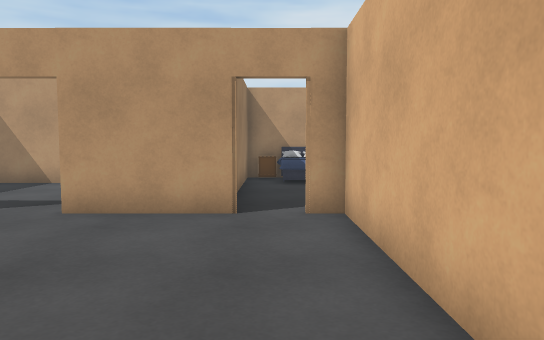
View 1 (above)

15 first-person views from a walk through a 3-D level made in the Unity game engine. The camera is 1.2 m above the floor, tilts 4° down and sees 70° across. The floor is counted in squares, 0.9 m on a side. Each view is taken from the middle of a square. On the plan, view 1 faces up. The plan holds only what a view shows up to about 16 squares ahead; the rest is blank. The player character is not drawn. Door leaves are left out, so doorways stand open. Some surface patterns are stand-ins.

View 2
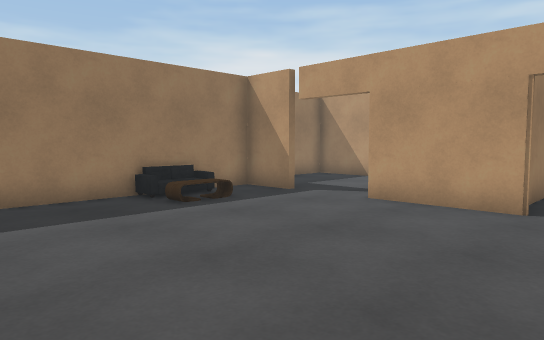

View 3
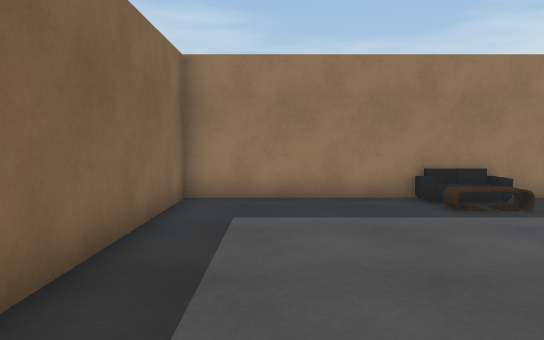

View 4
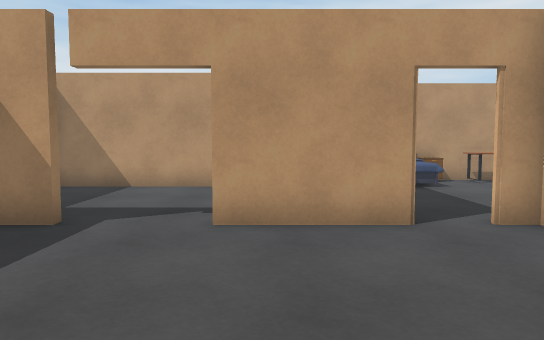

View 5
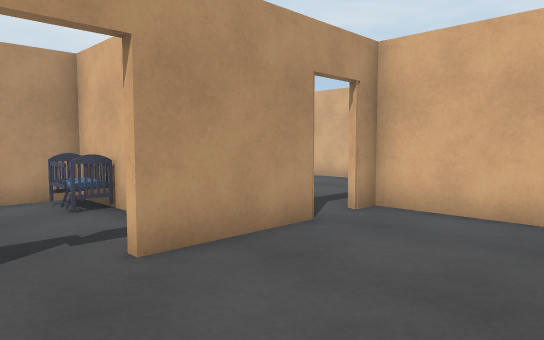

View 6
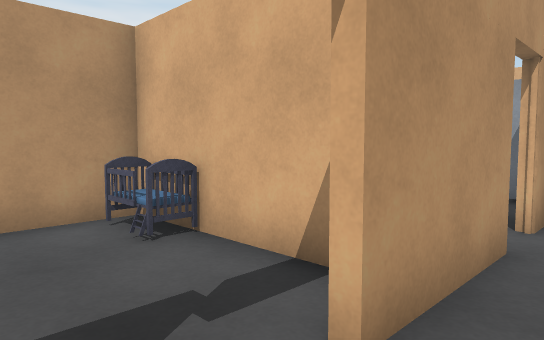

View 7
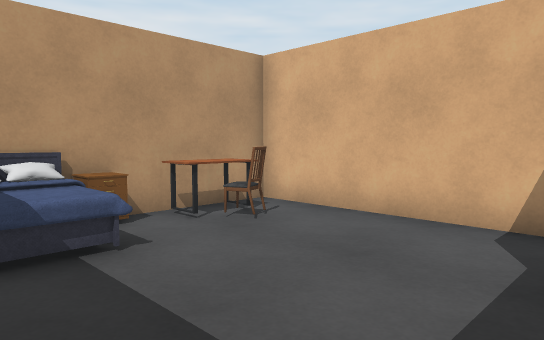

View 8
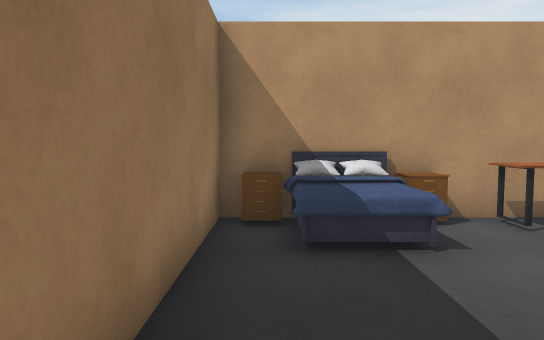

View 9
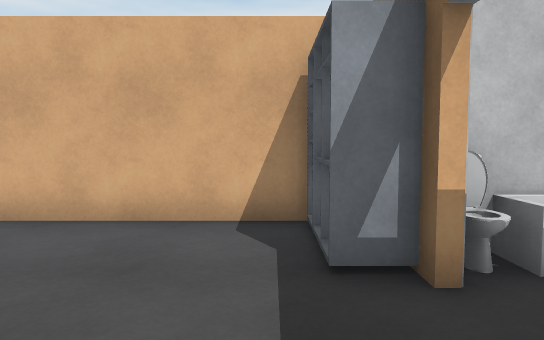

View 10
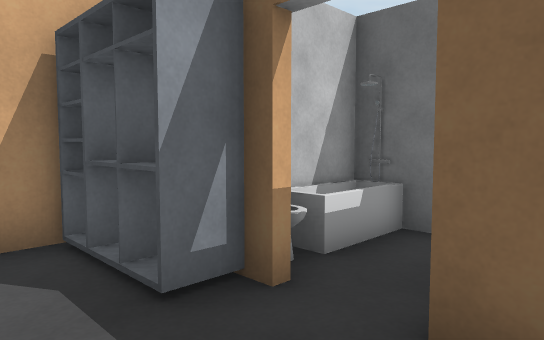

View 11
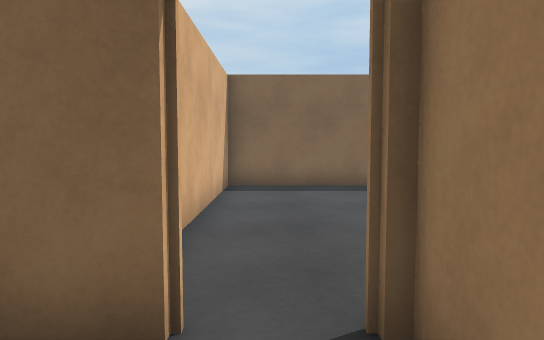

View 12
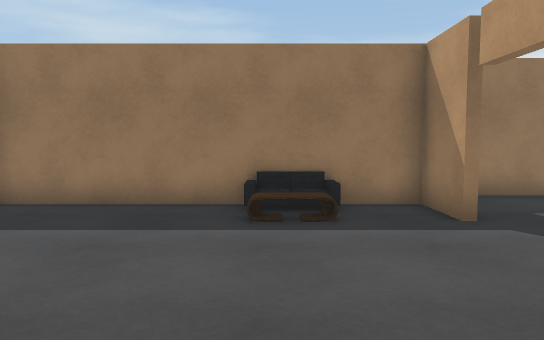

View 13
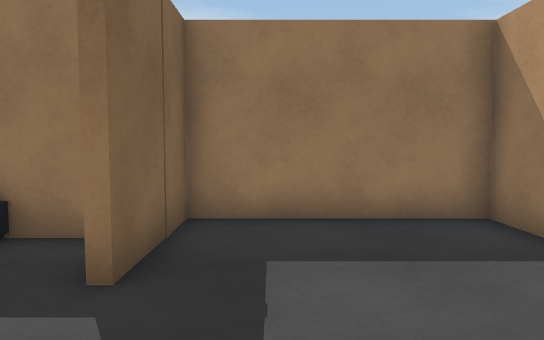

View 14
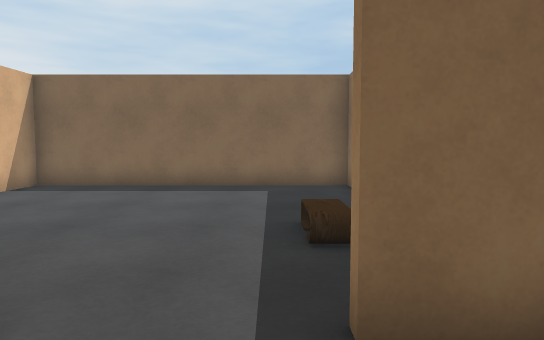

View 15
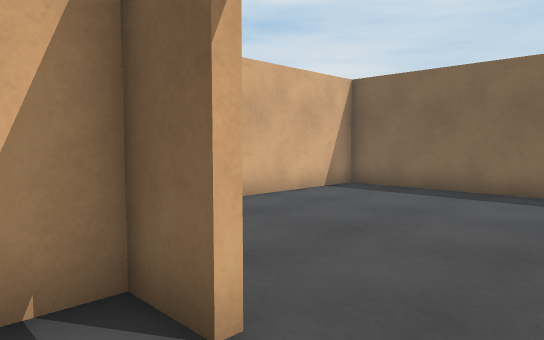

### Floor plan
Ten units are one square. View 1 is at (0, 0); x grows to the right and y downward. Boxes are objects, and circles mark ways between rooms. Rooms are numbered by the first view taken in them; rooms with no view inside come last. Other rooms are left out.
<svg viewBox="-103 -160 174 186">
<path fill="none" stroke="#000" d="M-6 -73 -40 -73M-65 -73 -84 -73 -84 21 14 21 14 -73 6 -73M35 -71 35 -75 40 -75M15 -149 -9 -149 -9 -75M6 -75 21 -75M66 -82 66 -149 34 -149M-40 -75 -27 -75 -27 -128 -98 -128 -98 -75 -65 -75M32 -43 47 -43 47 -66"/>
<rect x="-5" y="-155" width="10" height="20" fill="#bbb"><title>other object</title></rect>
<rect x="5" y="-145" width="20" height="20" fill="#bbb"><title>other object</title></rect>
<rect x="15" y="-155" width="20" height="20" fill="#bbb"><title>other object</title></rect>
<rect x="35" y="-85" width="30" height="10" fill="#bbb"><title>other object</title></rect>
<rect x="35" y="-145" width="20" height="10" fill="#bbb"><title>other object</title></rect>
<rect x="45" y="-75" width="10" height="10" fill="#bbb"><title>other object</title></rect>
<rect x="45" y="-135" width="10" height="10" fill="#bbb"><title>other object</title></rect>
<rect x="-35" y="-125" width="10" height="10" fill="#bbb"><title>other object</title></rect>
<rect x="35" y="-65" width="10" height="20" fill="#bbb"><title>other object</title></rect>
<circle cx="0" cy="-70" r="3" fill="#2a7"/>
<circle cx="-45" cy="-70" r="3" fill="#2a7"/>
<circle cx="-60" cy="-70" r="3" fill="#2a7"/>
<circle cx="30" cy="-70" r="3" fill="#2a7"/>
<text x="-30" y="-30">1</text>
<text x="30" y="-110">2</text>
<text x="-60" y="-100">3</text>
<text x="40" y="-50">4</text>
</svg>
Room 1 opens to room 2. Room 1 opens to room 3. Room 2 opens to room 4.

Where each view was taken, in squares from view 1:
view 1: 0 up, 0 right, facing up
view 2: 1 down, 1 right, facing up-left
view 3: 0 up, 1 right, facing left
view 4: 1 up, 3 left, facing up
view 5: 3 up, 6 left, facing up-right
view 6: 6 up, 6 left, facing up-right
view 7: 8 up, 0 right, facing up-right
view 8: 8 up, 0 right, facing up
view 9: 9 up, 0 right, facing right
view 10: 10 up, 1 right, facing down-right
view 11: 10 up, 0 right, facing down
view 12: 4 up, 0 right, facing left
view 13: 9 up, 3 left, facing left
view 14: 10 up, 6 left, facing down
view 15: 9 up, 6 left, facing down-right
